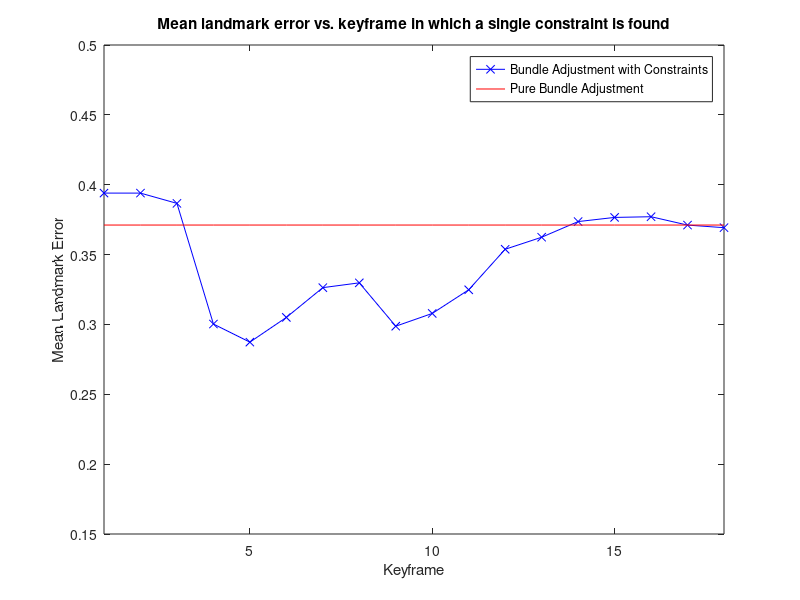
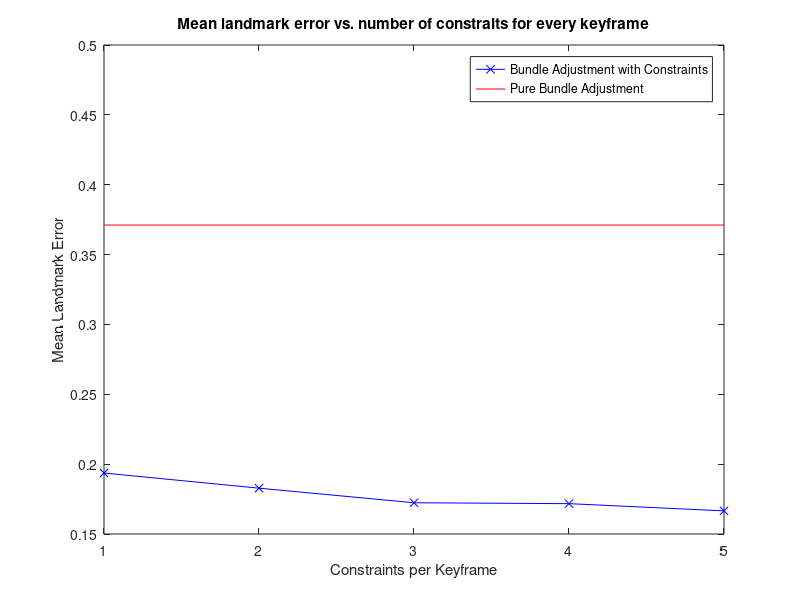

Reproduce these figures in MATLAB, in order.
clear all;
close all
load E;

bar = ones(18,1)*73.8563 / 199;
E = E/199;
plot(E,'bx-');
hold on;
plot(bar,'r');
xlim([1 18]);
ylim([0.15 0.5]);
hold off;
ylabel('Mean Landmark Error');
xlabel('Keyframe');
legend('Bundle Adjustment with Constraints','Pure Bundle Adjustment');
title('Mean landmark error vs. keyframe in which a single constraint is found');

figure;
load EAC;
EAC = mean(EAC,2);
EAC = EAC/199;
plot(EAC,'bx-');
hold on;
plot(bar(1:5),'r');
xlim([1 5]);
ylim([0.15 0.5]);
ylabel('Mean Landmark Error');
xlabel('Constraints per Keyframe');
legend('Bundle Adjustment with Constraints','Pure Bundle Adjustment');
title('Mean landmark error vs. number of constraits for every keyframe');